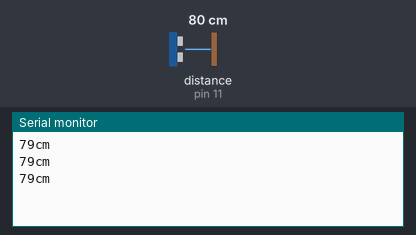
This sketch was run on a simulated Arduino Uno, built with avr-gcc and run on an emulated ATmega328P. On the bench: the last lines printed to the serial monitor. Wiring (inferred from the names in the program): ultrasonic range finder: trigger pin 11; echo pin 11. The inputs (shaded band) are chosen by the test bench; at power-on: distance to the obstacle (sensor on pin 11) 80 cm. The echo pulse lasts 58.3 µs per cm.

Above: at 1.3 s.
1.4 s: distance to the obstacle (sensor on pin 11) set to 2 cm
At 2.0 s:
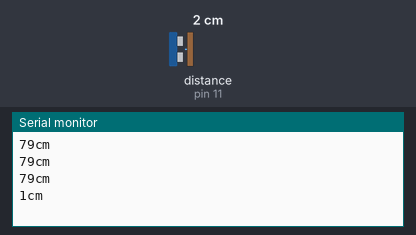
2.9 s: distance to the obstacle (sensor on pin 11) set to 4 cm
At 3.5 s:
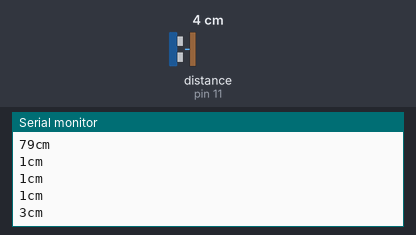
Timing chart, 0 to 5.9 s (numbered marks = the images above; inputs shaded):
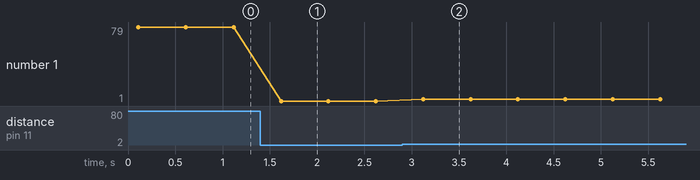

Measured:
- after the input at 1.4 s, the serial monitor: prints a new line after 0.22 s (image 1)
- after the input at 2.9 s, the serial monitor: prints a new line after 0.22 s (image 2)
- plotted number 1: 79 → 1 after the input at 1.4 s, 1 → 3 after the input at 2.9 s

The sketch:

UltrasonicSensorGravity.ino
```cpp
// (licence header left out)
#define    VELOCITY_TEMP(temp)       ( ( 331.5 + 0.6 * (float)( temp ) ) * 100 / 1000000.0 ) // The ultrasonic velocity (cm/us) compensated by temperature

int16_t trigechoPin = 11;
uint16_t distance;
uint32_t pulseWidthUs;
void setup() {
  Serial.begin(9600);
  delay(100);
}
void loop() {
  int16_t  dist, temp;
  pinMode(trigechoPin,OUTPUT);
  digitalWrite(trigechoPin,LOW);

  digitalWrite(trigechoPin,HIGH);//Set the trig pin High
  delayMicroseconds(10);     //Delay of 10 microseconds
  digitalWrite(trigechoPin,LOW); //Set the trig pin Low

  pinMode(trigechoPin,INPUT);//Set the pin to input mode
  pulseWidthUs = pulseIn(trigechoPin,HIGH);//Detect the high level time on the echo pin, the output high level time represents the ultrasonic flight time (unit: us)

  distance = pulseWidthUs * VELOCITY_TEMP(20) / 2.0;//The distance can be calculated according to the flight time of ultrasonic wave,/
                                                    //and the ultrasonic sound speed can be compensated according to the actual ambient temperature
  Serial.print(distance, DEC);
  Serial.println("cm");
  delay(500);
}
```
